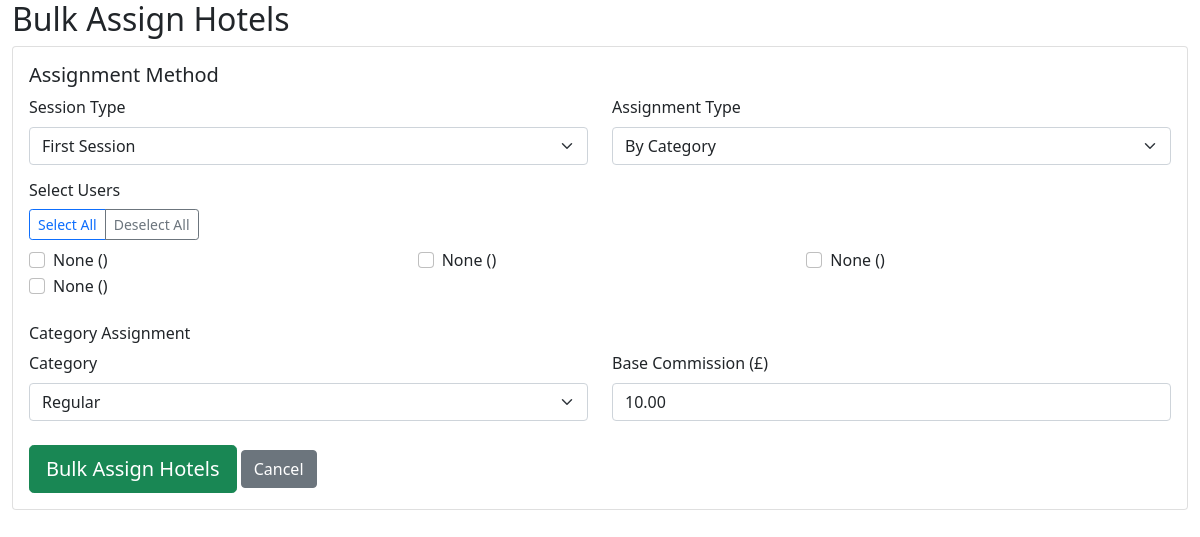
The app's page /admin/bulk-assign-hotels (signed in) with its own data.
### hotel_app/models.py (models this page shows, shortened)
class User(db.Model, UserMixin):
    __tablename__ = 'user'
    id = db.Column(db.Integer, primary_key=True)
    nickname = db.Column(db.String(80))
    user_id = db.Column(db.String(6), unique=True)
    agent_id = db.Column(db.String(6), unique=True)
    contact = db.Column(db.String(20))
    invitation_code = db.Column(db.String(20))
    member_points = db.Column(db.Integer, default=0)
    trial_bonus = db.Column(db.Float, default=564.00)
    balance = db.Column(db.Float, default=0.00)
    total_deposits = db.Column(db.Float, default=0.0)
    vip_level = db.Column(db.String(10), default='VIP0')
    withdrawal_password = db.Column(db.String(100))
    password_hash = db.Column(db.String(100))
    is_active = db.Column(db.Boolean, default=False)
    created_at = db.Column(db.DateTime, default=datetime.utcnow)
    session_locked = db.Column(db.Boolean, default=False)
    total_commission_earned = db.Column(db.Float, default=0.0)
    first_session_completed = db.Column(db.Boolean, default=False)
    session_reset_date = db.Column(db.String)
    bound_wallet_type = db.Column(db.String(20))
    max_first_session_reservations = db.Column(db.Integer, default=35)
    wallet_bound_at = db.Column(db.DateTime)
    second_session_reservations_count = db.Column(db.Integer, default=0)
    second_session_commission = db.Column(db.Float, default=0.0)
    bound_wallet_address = db.Column(db.String(200))
    first_session_commission = db.Column(db.Float, default=0.0)
    first_session_reservations_count = db.Column(db.Integer, default=0)
    current_session = db.Column(db.String(10), default='first')
    revolut_name = db.Column(db.String(100))
    revolut_iban = db.Column(db.String(50))
    revolut_revtag = db.Column(db.String(20))
    ip_address = db.Column(db.String(45))  # IPv6 can be up to 45 characters
    country = db.Column(db.String(100))
    country_code = db.Column(db.String(2))
    region = db.Column(db.String(100))
    city = db.Column(db.String(100))
    latitude = db.Column(db.Float)
    longitude = db.Column(db.Float)
    timezone = db.Column(db.String(50))
    isp = db.Column(db.String(255))
    last_location_update = db.Column(db.DateTime, default=datetime.utcnow)
    reservations = db.relationship('Reservation', backref='user', cascade="all, delete-orphan",
        passive_deletes=True,lazy=True)
    deposit_requests = db.relationship('DepositRequest', backref='user', lazy=True)
    withdrawal_requests = db.relationship('WithdrawalRequest', backref='user', lazy=True)
    hotel_assignments = db.relationship('UserHotelAssignment', backref='user',cascade="all, delete-orphan",
        passive_deletes=True, lazy=True)
    hotel_ratings = db.relationship('UserHotelRating', backref='user', lazy=True)

### hotel_app/routes.py (the view, shortened to what this page needs)
@app.route('/admin/bulk-assign-hotels', methods=['GET', 'POST'])
@admin_required
def bulk_assign_hotels():
    category_filter = request.args.get('category', '')
    min_price = request.args.get('min_price', type=float)
    max_price = request.args.get('max_price', type=float)
    users = User.query.filter_by(is_active=True).all()
    query = Hotel.query.filter_by(is_active=True)
    if category_filter:
        query = query.filter_by(category=category_filter)
    if min_price is not None:
        query = query.filter(Hotel.price >= min_price)
    if max_price is not None:
        query = query.filter(Hotel.price <= max_price)
    hotels = query.order_by(Hotel.category, Hotel.price, Hotel.name).all()
    price_stats = db.session.query(
        db.func.min(Hotel.price).label('min_price'),
        db.func.max(Hotel.price).label('max_price')
    ).filter_by(is_active=True).first()
    return render_template('admin_bulk_assign_hotels.html',
                         users=users,
                         hotels=hotels,
                         category_filter=category_filter,
                         min_price=min_price,
                         max_price=max_price,
                         price_stats=price_stats)

### hotel_app/routes.py (called while the page is built)
def admin_required(f):
    @wraps(f)
    def wrapper(*args, **kwargs):
        admin_id = session.get('admin_id')
        if not admin_id:
            flash("Admin login required.", "danger")
            return redirect(url_for('admin_login'))
        admin = Admin.query.get(admin_id)
        if not admin or not admin.is_active:
            session.pop('admin_id', None)
            flash("Admin access denied.", "danger")
            return redirect(url_for('admin_login'))
        g.current_admin = admin
        return f(*args, **kwargs)
    return wrapper

@app.before_request
def check_admin_routes():
    if request.endpoint and request.endpoint.startswith('admin_') and request.endpoint != 'admin_login':
        if 'admin_id' not in session:
            return redirect(url_for('admin_login'))

### hotel_app/templates/admin_bulk_assign_hotels.html (shortened to what this page needs)
<!DOCTYPE html>
<html lang="en">
<head>
    <link href="https://cdn.jsdelivr.net/npm/bootstrap@5.1.3/dist/css/bootstrap.min.css" rel="stylesheet">
</head>
<body>
    <div class="container-fluid">
        <div class="row">
            <div class="col-md-12">
                <h2>Bulk Assign Hotels</h2>
                <div class="card mb-4">
                    <div class="card-body">
                        <h5 class="card-title">Assignment Method</h5>
                        <form method="POST" id="bulkAssignForm">
                            <div class="row mb-3">
                                <div class="col-md-6">
                                    <label for="session_type" class="form-label">Session Type</label>
                                    <select name="session_type" id="session_type" class="form-select" required>
                                        <option value="first">First Session</option>
                                    </select>
                                </div>
                                <div class="col-md-6">
                                    <label for="assignment_type" class="form-label">Assignment Type</label>
                                    <select name="assignment_type" id="assignment_type" class="form-select" required>
                                        <option value="category">By Category</option>
                                    </select>
                                </div>
                            </div>
                            <div class="mb-4">
                                <h6>Select Users</h6>
                                <div class="row">
                                    <div class="col-md-6">
                                        <div class="btn-group mb-2" role="group">
                                            <button type="button" class="btn btn-outline-primary btn-sm" onclick="selectAllUsers()">
                                                Select All
                                            </button>
                                            <button type="button" class="btn btn-outline-secondary btn-sm" onclick="deselectAllUsers()">
                                                Deselect All
                                            </button>
                                        </div>
                                    </div>
                                </div>
                                <div class="row" style="max-height: 200px; overflow-y: auto;">
                                    {% for user in users %}
                                    <div class="col-md-6 col-lg-4">
                                        <div class="form-check">
                                            <input class="form-check-input user-checkbox" type="checkbox"
                                                   name="user_ids" value="{{ user.id }}" id="user_{{ user.id }}">
                                            <label class="form-check-label" for="user_{{ user.id }}">
                                                {{ user.nickname }} ({{ user.email }})
                                            </label>
                                        </div>
                                    </div>
                                    {% endfor %}
                                </div>
                            </div>
                            <div id="categoryAssignment" class="assignment-section">
                                <h6>Category Assignment</h6>
                                <div class="row">
                                    <div class="col-md-6">
                                        <label for="category" class="form-label">Category</label>
                                        <select name="category" id="category" class="form-select">
                                            <option value="regular">Regular</option>
                                        </select>
                                    </div>
                                    <div class="col-md-6">
                                        <label for="base_commission" class="form-label">Base Commission (£)</label>
                                        <input type="number" name="base_commission" id="base_commission"
                                               class="form-control" value="10.00" step="0.01" min="0">
                                    </div>
                                </div>
                            </div>
                            <div class="mt-4">
                                <button type="submit" class="btn btn-success btn-lg">
                                    Bulk Assign Hotels
                                </button>
                                <a href="{{ url_for('manage_hotel_assignments') }}" class="btn btn-secondary">
                                    Cancel
                                </a>
                            </div>
                        </form>
                    </div>
                </div>
            </div>
        </div>
    </div>
</body>
</html>

### records on screen
User: nickname "None"
User: nickname "None"
User: nickname "None"
User: nickname "None"
